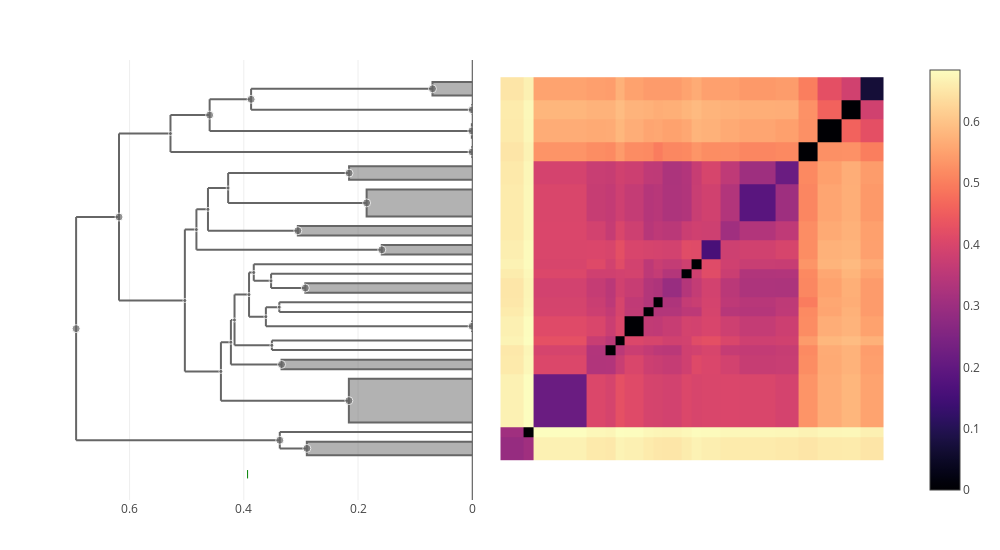

Notebook code cell kept with this figure:
### Code cell
let taxon = "cepacia"
    trees[taxon] = cluster_annotate(cdata, taxon)
    plot(clustermap(cdata, trees[taxon]))
end

### Figure 1 — Plotly figure (JSON) as saved in the notebook; plotly's stock layout.template omitted (floating-point values rounded to 4 significant figures; data arrays with more than 128 entries replaced by an {"elided": "..."} marker saying what was removed)
{"data": [{"colorscale": {"elided": "256x2 mixed values"}, "type": "heatmap", "x": [0.5, 2.914, 3.914, 9.497, 11.5, 12.5, 13.5, 15.5, 16.5, 17.5, 19.5, 20.5, 21.5, 23.5, 25.5, 29.33, 31.74, 33.74, 36.15, 38.15, 40.57], "y": [0.5, 2.914, 3.914, 9.497, 11.5, 12.5, 13.5, 15.5, 16.5, 17.5, 19.5, 20.5, 21.5, 23.5, 25.5, 29.33, 31.74, 33.74, 36.15, 38.15, 40.57], "z": {"elided": "20x20 float values"}}, {"fill": "toself", "hoverinfo": "skip", "line": {"color": "#666666"}, "mode": "lines", "showlegend": false, "type": "scatter", "x": [0, 0.1585, 0.1585, 0], "xaxis": "x2", "y": [22.0, 22.0, 23.0, 23.0], "yaxis": "y"}, {"hoverinfo": "skip", "line": {"color": "#666666"}, "mode": "lines", "showlegend": false, "type": "scatter", "x": [0.5032, 0.5032, null, 0.5032, 0.4401, null, 0.5032, 0.483, null], "xaxis": "x2", "y": [9.765, 24.62, null, 9.765, 9.765, null, 24.62, 24.62, null], "yaxis": "y"}, {"hoverinfo": "skip", "line": {"color": "#666666"}, "mode": "lines", "showlegend": false, "type": "scatter", "x": [0.4598, 0.4598, null, 0.4598, 0.0007505, null, 0.4598, 0.3873, null], "xaxis": "x2", "y": [34.95, 38.26, null, 34.95, 34.95, null, 38.26, 38.26, null], "yaxis": "y"}, {"fill": "toself", "hoverinfo": "skip", "line": {"color": "#666666"}, "mode": "lines", "showlegend": false, "type": "scatter", "x": [0, 0.0002841, 0.0002841, 0], "xaxis": "x2", "y": [14.0, 14.0, 15.0, 15.0], "yaxis": "y"}, {"hoverinfo": "skip", "line": {"color": "#666666"}, "mode": "lines", "showlegend": false, "type": "scatter", "x": [0.4628, 0.4628, null, 0.4628, 0.3054, null, 0.4628, 0.4275, null], "xaxis": "x2", "y": [24.5, 28.97, null, 24.5, 24.5, null, 28.97, 28.97, null], "yaxis": "y"}, {"hoverinfo": "skip", "line": {"color": "#666666"}, "mode": "lines", "showlegend": false, "type": "scatter", "x": [0.3826, 0.3826, null, 0.3826, 0.3523, null, 0.3826, 0, null], "xaxis": "x2", "y": [19.25, 21.0, null, 19.25, 19.25, null, 21.0, 21.0, null], "yaxis": "y"}, {"hoverinfo": "skip", "line": {"color": "#666666"}, "mode": "lines", "showlegend": false, "type": "scatter", "x": [0.337, 0.337, null, 0.337, 0.2897, null, 0.337, 0, null], "xaxis": "x2", "y": [1.707, 3.414, null, 1.707, 1.707, null, 3.414, 3.414, null], "yaxis": "y"}, {"fill": "toself", "hoverinfo": "skip", "line": {"color": "#666666"}, "mode": "lines", "showlegend": false, "type": "scatter", "x": [0, 0.3054, 0.3054, 0], "xaxis": "x2", "y": [24.0, 24.0, 25.0, 25.0], "yaxis": "y"}, {"fill": "toself", "hoverinfo": "skip", "line": {"color": "#666666"}, "mode": "lines", "showlegend": false, "type": "scatter", "x": [0, 0.185, 0.185, 0], "xaxis": "x2", "y": [26.0, 26.0, 28.83, 28.83], "yaxis": "y"}, {"fill": "toself", "hoverinfo": "skip", "line": {"color": "#666666"}, "mode": "lines", "showlegend": false, "type": "scatter", "x": [0, 0.0007505, 0.0007505, 0], "xaxis": "x2", "y": [34.24, 34.24, 35.65, 35.65], "yaxis": "y"}, {"fill": "toself", "hoverinfo": "skip", "line": {"color": "#666666"}, "mode": "lines", "showlegend": false, "type": "scatter", "x": [0, 0.2157, 0.2157, 0], "xaxis": "x2", "y": [29.83, 29.83, 31.24, 31.24], "yaxis": "y"}, {"hoverinfo": "skip", "line": {"color": "#666666"}, "mode": "lines", "showlegend": false, "type": "scatter", "x": [0.5284, 0.5284, null, 0.5284, 0.0003831, null, 0.5284, 0.4598, null], "xaxis": "x2", "y": [32.74, 36.6, null, 32.74, 32.74, null, 36.6, 36.6, null], "yaxis": "y"}, {"fill": "toself", "hoverinfo": "skip", "line": {"color": "#666666"}, "mode": "lines", "showlegend": false, "type": "scatter", "x": [0, 9.246e-05, 9.246e-05, 0], "xaxis": "x2", "y": [36.65, 36.65, 37.65, 37.65], "yaxis": "y"}, {"hoverinfo": "skip", "line": {"color": "#666666"}, "mode": "lines", "showlegend": false, "type": "scatter", "x": [0.4275, 0.4275, null, 0.4275, 0.185, null, 0.4275, 0.2157, null], "xaxis": "x2", "y": [27.41, 30.53, null, 27.41, 27.41, null, 30.53, 30.53, null], "yaxis": "y"}, {"fill": "toself", "hoverinfo": "skip", "line": {"color": "#666666"}, "mode": "lines", "showlegend": false, "type": "scatter", "x": [0, 0.2161, 0.2161, 0], "xaxis": "x2", "y": [4.414, 4.414, 8.997, 8.997], "yaxis": "y"}, {"hoverinfo": "skip", "line": {"color": "#666666"}, "mode": "lines", "showlegend": false, "type": "scatter", "x": [0.3909, 0.3909, null, 0.3909, 0.3614, null, 0.3909, 0.3826, null], "xaxis": "x2", "y": [15.5, 20.12, null, 15.5, 15.5, null, 20.12, 20.12, null], "yaxis": "y"}, {"hoverinfo": "skip", "line": {"color": "#666666"}, "mode": "lines", "showlegend": false, "type": "scatter", "x": [0.483, 0.483, null, 0.483, 0.1585, null, 0.483, 0.4628, null], "xaxis": "x2", "y": [22.5, 26.73, null, 22.5, 22.5, null, 26.73, 26.73, null], "yaxis": "y"}, {"hoverinfo": "skip", "line": {"color": "#666666"}, "mode": "lines", "showlegend": false, "type": "scatter", "x": [0.3379, 0.3379, null, 0.3379, 0, null, 0.3379, 0, null], "xaxis": "x2", "y": [16.0, 17.0, null, 16.0, 16.0, null, 17.0, 17.0, null], "yaxis": "y"}, {"hoverinfo": "skip", "line": {"color": "#666666"}, "mode": "lines", "showlegend": false, "type": "scatter", "x": [0.4226, 0.4226, null, 0.4226, 0.3339, null, 0.4226, 0.4163, null], "xaxis": "x2", "y": [10.5, 15.15, null, 10.5, 10.5, null, 15.15, 15.15, null], "yaxis": "y"}, {"hoverinfo": "skip", "line": {"color": "#666666"}, "mode": "lines", "showlegend": false, "type": "scatter", "x": [0.6936, 0.6936, null, 0.6936, 0.337, null, 0.6936, 0.6185, null], "xaxis": "x2", "y": [2.561, 25.93, null, 2.561, 2.561, null, 25.93, 25.93, null], "yaxis": "y"}, {"hoverinfo": "skip", "line": {"color": "#666666"}, "mode": "lines", "showlegend": false, "type": "scatter", "x": [0.3509, 0.3509, null, 0.3509, 0, null, 0.3509, 0, null], "xaxis": "x2", "y": [12.0, 13.0, null, 12.0, 12.0, null, 13.0, 13.0, null], "yaxis": "y"}, {"fill": "toself", "hoverinfo": "skip", "line": {"color": "#666666"}, "mode": "lines", "showlegend": false, "type": "scatter", "x": [0, 0.0003831, 0.0003831, 0], "xaxis": "x2", "y": [32.24, 32.24, 33.24, 33.24], "yaxis": "y"}, {"hoverinfo": "skip", "line": {"color": "#666666"}, "mode": "lines", "showlegend": false, "type": "scatter", "x": [0.4401, 0.4401, null, 0.4401, 0.2161, null, 0.4401, 0.4226, null], "xaxis": "x2", "y": [6.706, 12.82, null, 6.706, 6.706, null, 12.82, 12.82, null], "yaxis": "y"}, {"hoverinfo": "skip", "line": {"color": "#666666"}, "mode": "lines", "showlegend": false, "type": "scatter", "x": [0.6185, 0.6185, null, 0.6185, 0.5032, null, 0.6185, 0.5284, null], "xaxis": "x2", "y": [17.19, 34.67, null, 17.19, 17.19, null, 34.67, 34.67, null], "yaxis": "y"}, {"hoverinfo": "skip", "line": {"color": "#666666"}, "mode": "lines", "showlegend": false, "type": "scatter", "x": [0.4163, 0.4163, null, 0.4163, 0.3509, null, 0.4163, 0.3909, null], "xaxis": "x2", "y": [12.5, 17.81, null, 12.5, 12.5, null, 17.81, 17.81, null], "yaxis": "y"}, {"hoverinfo": "skip", "line": {"color": "#666666"}, "mode": "lines", "showlegend": false, "type": "scatter", "x": [0.3523, 0.3523, null, 0.3523, 0.2923, null, 0.3523, 0, null], "xaxis": "x2", "y": [18.5, 20.0, null, 18.5, 18.5, null, 20.0, 20.0, null], "yaxis": "y"}, {"hoverinfo": "skip", "line": {"color": "#666666"}, "mode": "lines", "showlegend": false, "type": "scatter", "x": [0.3614, 0.3614, null, 0.3614, 0.0002841, null, 0.3614, 0.3379, null], "xaxis": "x2", "y": [14.5, 16.5, null, 14.5, 14.5, null, 16.5, 16.5, null], "yaxis": "y"}, {"fill": "toself", "hoverinfo": "skip", "line": {"color": "#666666"}, "mode": "lines", "showlegend": false, "type": "scatter", "x": [0, 0.0697, 0.0697, 0], "xaxis": "x2", "y": [38.65, 38.65, 40.07, 40.07], "yaxis": "y"}, {"fill": "toself", "hoverinfo": "skip", "line": {"color": "#666666"}, "mode": "lines", "showlegend": false, "type": "scatter", "x": [0, 0.3339, 0.3339, 0], "xaxis": "x2", "y": [9.997, 9.997, 11.0, 11.0], "yaxis": "y"}, {"fill": "toself", "hoverinfo": "skip", "line": {"color": "#666666"}, "mode": "lines", "showlegend": false, "type": "scatter", "x": [0, 0.2923, 0.2923, 0], "xaxis": "x2", "y": [18.0, 18.0, 19.0, 19.0], "yaxis": "y"}, {"fill": "toself", "hoverinfo": "skip", "line": {"color": "#666666"}, "mode": "lines", "showlegend": false, "type": "scatter", "x": [0, 0.2897, 0.2897, 0], "xaxis": "x2", "y": [1, 1, 2.414, 2.414], "yaxis": "y"}, {"hoverinfo": "skip", "line": {"color": "#666666"}, "mode": "lines", "showlegend": false, "type": "scatter", "x": [0.3873, 0.3873, null, 0.3873, 9.246e-05, null, 0.3873, 0.0697, null], "xaxis": "x2", "y": [37.15, 39.36, null, 37.15, 37.15, null, 39.36, 39.36, null], "yaxis": "y"}, {"customdata": [[100, 2], [124, 50], [121, 8], [69, 2], [122, 14], [114, 4], [109, 4], [107, 2], [101, 9], [82, 3], [102, 3], [125, 10], [65, 2], [119, 12], [103, 22], [116, 8], [123, 16], [110, 2], [118, 12], [127, 64], [111, 2], [71, 2], [120, 34], [126, 60], [117, 10], [112, 3], [113, 4], [108, 2], [99, 3], [106, 2], [105, 3], [115, 5]], "hovertemplate": "ID: %{customdata[0]}<br>\nHeight: %{x:.3f}<br>\nGenome count: %{customdata[1]}\n\n<extra></extra>", "marker": {"color": "#666666", "size": [8, 4, 8, 8, 4, 4, 8, 8, 8, 8, 8, 4, 8, 4, 8, 4, 4, 4, 4, 8, 4, 8, 4, 8, 4, 4, 4, 8, 8, 8, 8, 8]}, "mode": "markers", "showlegend": false, "type": "scatter", "x": [0.1585, 0.5032, 0.4598, 0.0002841, 0.4628, 0.3826, 0.337, 0.3054, 0.185, 0.0007505, 0.2157, 0.5284, 9.246e-05, 0.4275, 0.2161, 0.3909, 0.483, 0.3379, 0.4226, 0.6936, 0.3509, 0.0003831, 0.4401, 0.6185, 0.4163, 0.3523, 0.3614, 0.3339, 0.0697, 0.2923, 0.2897, 0.3873], "xaxis": "x2", "y": [22.5, 17.19, 36.6, 14.5, 26.73, 20.12, 2.561, 24.5, 27.41, 34.95, 30.53, 34.67, 37.15, 28.97, 6.706, 17.81, 24.62, 16.5, 12.82, 14.25, 12.5, 32.74, 9.765, 25.93, 15.15, 19.25, 15.5, 10.5, 39.36, 18.5, 1.707, 38.26], "yaxis": "y"}, {"hovertemplate": "%{text} <br>\n%{x}\n<extra></extra>\n", "marker": {"color": "green", "line": {"color": "green", "width": 1}, "symbol": "line-ns"}, "mode": "markers", "text": ["lata"], "type": "scatter", "x": [0.3934], "xaxis": "x2", "y": [-1, -1, -1, -1, -1, -1, -1, -1, -1, -1, -1]}], "layout": {"height": 550, "hovermode": "closest", "margin": {"b": 50, "l": 50, "r": 50, "t": 60}, "showlegend": false, "width": 1000, "xaxis": {"domain": [0.505, 1], "scaleanchor": "y", "visible": false}, "xaxis2": {"autorange": "reversed", "domain": [0, 0.495], "rangemode": "nonnegative", "showspikes": true, "spikedash": "solid", "spikemode": "across", "spikethickness": 1}, "yaxis": {"scaleanchor": "x", "visible": false}}}
